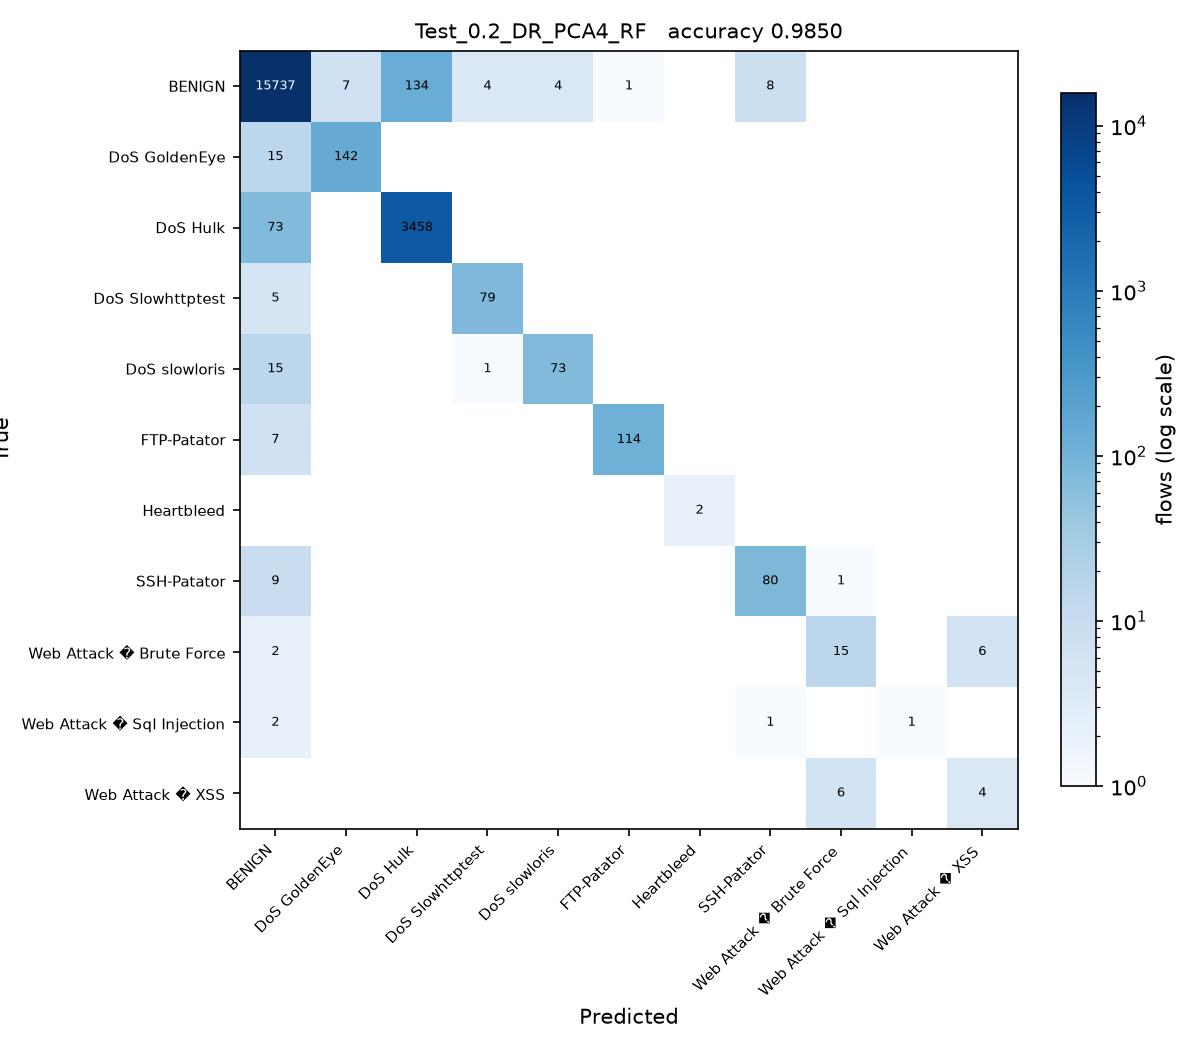

Generate this figure with Python:
# Test_0.2_DR_PCA4_RF.py
#
# Test size 0.2  |  PCA, 4 components  |  Random Forest (sheet #7)
#
# This is SGDC_60_40.py with the changes marked CHANGE below and nothing else.

import os
from pathlib import Path

# CHANGE 1: find the folder holding the three CSV files and run from there, so
# the plain file names below resolve no matter where this script is started
# from or how deeply it sits inside the project folder.
HERE = Path(__file__).resolve().parent
for PROJECT in [HERE, *HERE.parents]:
    if (PROJECT / 'Tuesday-WorkingHours.pcap_ISCX.csv').exists():
        os.chdir(PROJECT)
        break
else:
    raise SystemExit('Put this folder inside the folder that holds the three '
                     'CIC-IDS2017 CSV files, then run the script again.')
import numpy as np
import pandas as pd

df1 = pd.read_csv('Tuesday-WorkingHours.pcap_ISCX.csv', low_memory=True)
df2 = pd.read_csv('Wednesday-workingHours.pcap_ISCX.csv', low_memory=True)
df3 = pd.read_csv('Thursday-WorkingHours-Morning-WebAttacks.pcap_ISCX.csv', low_memory=True)

dataset = pd.concat([df1, df2, df3], ignore_index=True)

dataset.columns = dataset.columns.str.strip()

# CHANGE 2: a stratified sample of 100000 flows, the same for every run. An RBF
# SVM on all 1.3 million flows would take about an hour per script.
# At least 50 flows of every class are kept.
label = dataset.columns[-1]
dataset = pd.concat(
    [g.sample(n=min(len(g), max(50, round(100000 * len(g) / len(dataset)))), random_state=0)
     for _, g in dataset.groupby(label)],
    ignore_index=True
)

X = dataset.iloc[:, :-1]
y = dataset.iloc[:, -1]

X = X.apply(pd.to_numeric, errors='coerce')

X.replace([np.inf, -np.inf], np.nan, inplace=True)

from sklearn.impute import SimpleImputer

imputer = SimpleImputer(missing_values=np.nan, strategy='mean')
X = imputer.fit_transform(X)

from sklearn.preprocessing import LabelEncoder

labelencoder_y = LabelEncoder()
y = labelencoder_y.fit_transform(y)

from sklearn.model_selection import train_test_split

X_train, X_test, y_train, y_test = train_test_split(
    X,
    y,
    test_size=0.2,   # CHANGE 3: test size
    random_state=0,
    stratify=y
)

# CHANGE 4: PCA, from PCA_LDA_KErnel_PCA_CODE.pdf (fit only on training data)
from sklearn.decomposition import PCA

pca = PCA(n_components=4)
X_train = pca.fit_transform(X_train)
X_test = pca.transform(X_test)

# CHANGE 5: Random Forest (sheet #7) in place of SGDClassifier
from sklearn.ensemble import RandomForestClassifier

classifier = RandomForestClassifier(
    n_estimators=100,
    criterion='entropy',
    random_state=0
)

classifier.fit(X_train, y_train)

y_pred = classifier.predict(X_test) 

from sklearn.metrics import confusion_matrix
from sklearn.metrics import accuracy_score
from sklearn.metrics import precision_score
from sklearn.metrics import recall_score
from sklearn.metrics import f1_score
from sklearn.metrics import classification_report

cm = confusion_matrix(y_test, y_pred)

print("Confusion Matrix:\n")
print(cm)

print("\nAccuracy : {:.4f}".format(accuracy_score(y_test, y_pred)))
print("\nPrecision : {:.4f}".format(precision_score(y_test, y_pred, average='weighted')))
print("\nRecall : {:.4f}".format(recall_score(y_test, y_pred, average='weighted')))
print("\nF1 Score : {:.4f}".format(f1_score(y_test, y_pred, average='weighted')))

print("\nClassification Report:\n")
print(classification_report(y_test, y_pred))

# CHANGE 6: save the confusion matrix as Test_0.2_DR_PCA4_RF.jpg and record the result
import matplotlib
matplotlib.use('Agg')
import matplotlib.pyplot as plt
from matplotlib.colors import LogNorm

here = HERE                     # the folder this script sits in
names = [str(c) for c in labelencoder_y.classes_]
fig, ax = plt.subplots(figsize=(8, 7))
im = ax.imshow(cm, cmap='Blues', norm=LogNorm(vmin=1))
ax.set_xticks(range(len(names)), names, rotation=45, ha='right', fontsize=7)
ax.set_yticks(range(len(names)), names, fontsize=7)
ax.set_xlabel('Predicted')
ax.set_ylabel('True')
ax.set_title('Test_0.2_DR_PCA4_RF   accuracy {:.4f}'.format(accuracy_score(y_test, y_pred)), fontsize=10)
for i in range(cm.shape[0]):
    for j in range(cm.shape[1]):
        if cm[i, j]:
            ax.text(j, i, cm[i, j], ha='center', va='center', fontsize=6,
                    color='white' if cm[i, j] > cm.max() / 3 else 'black')
fig.colorbar(im, ax=ax, fraction=0.04, label='flows (log scale)')
fig.tight_layout()
fig.savefig(here / 'Test_0.2_DR_PCA4_RF.jpg', dpi=150)
plt.close(fig)

row = pd.DataFrame([{
    'Test': 0.2, 'DR': 'PCA4', 'Clas': 'RF',
    'Acc': round(accuracy_score(y_test, y_pred), 4),
    'Pre': round(precision_score(y_test, y_pred, average='weighted'), 4),
    'Rec': round(recall_score(y_test, y_pred, average='weighted'), 4),
    'F1': round(f1_score(y_test, y_pred, average='weighted'), 4),
    'script': 'Test_0.2_DR_PCA4_RF',
}])
out = PROJECT / 'results' / '75_runs_pca.csv'
out.parent.mkdir(exist_ok=True)
if out.exists():
    old = pd.read_csv(out)
    row = pd.concat([old[old['script'] != 'Test_0.2_DR_PCA4_RF'], row], ignore_index=True)
row.to_csv(out, index=False)
